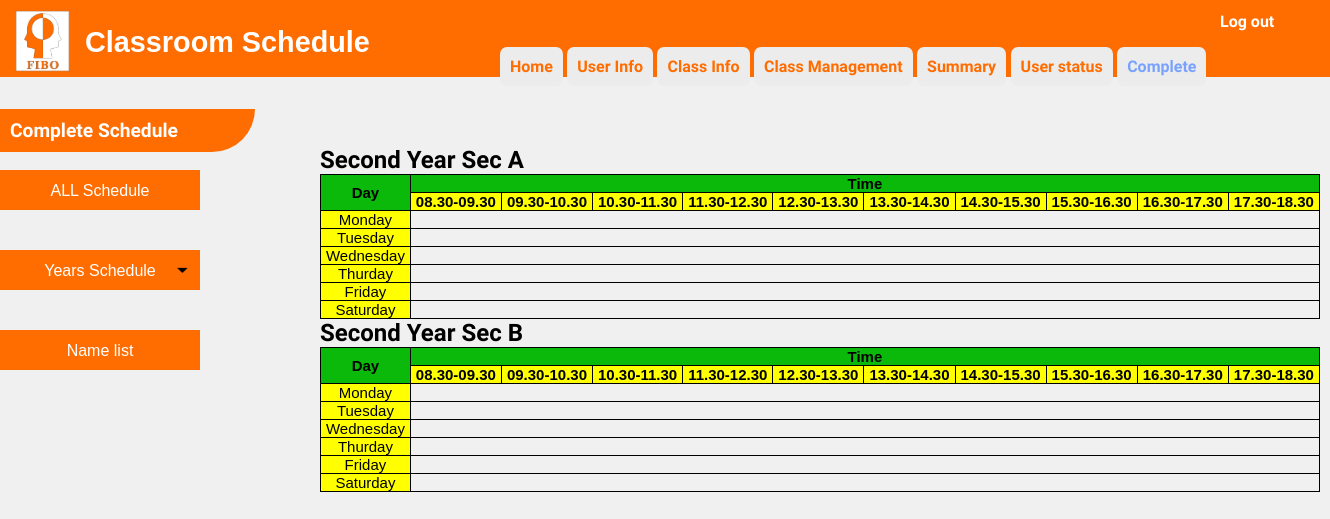
/admin7-b2.php, run on an earlier commit of the app's database.
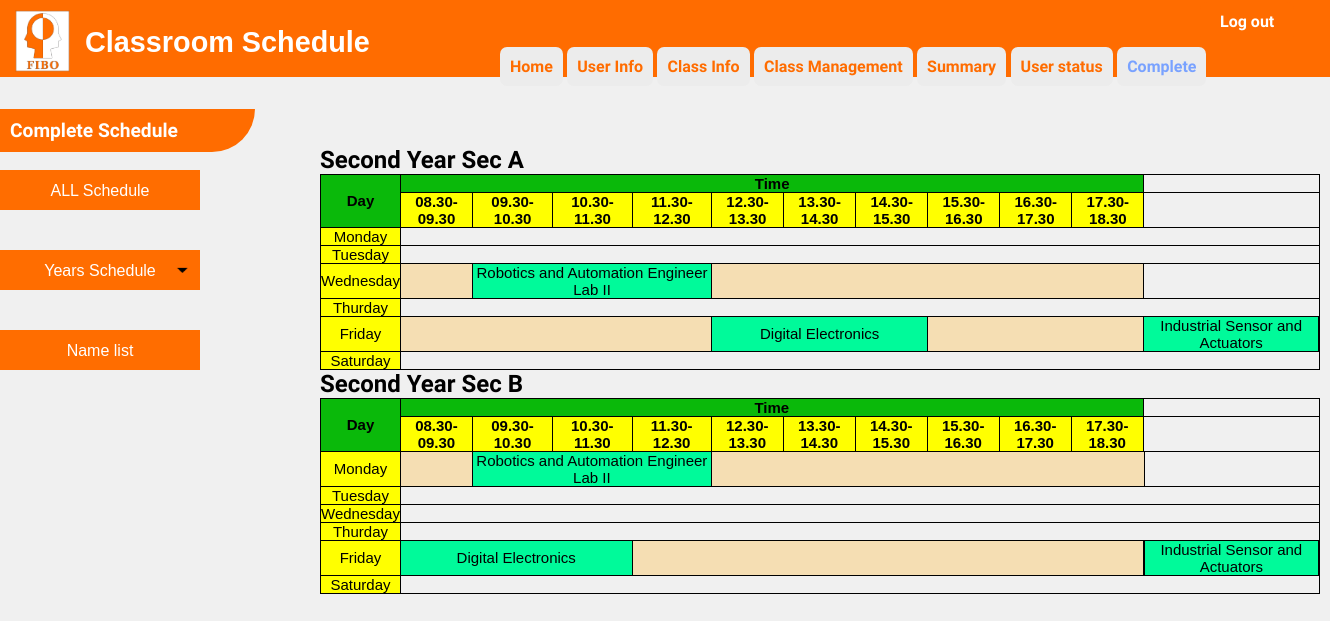
And on a later commit of the database.
### tables this page shows
CREATE TABLE `table_subject_description_output` (
  `No` int(100) NOT NULL,
  `subject_level` varchar(100) NOT NULL,
  `subject_code` varchar(100) NOT NULL,
  `subject_name` varchar(100) NOT NULL,
  `subject_hour_per_week` varchar(100) NOT NULL,
  `subject_hour_per_day` varchar(100) NOT NULL,
  `subject_sec` varchar(100) NOT NULL,
  `Day` varchar(100) NOT NULL,
  `start_time` varchar(100) NOT NULL
);

### admin7-b2.php (the view, shortened to what the changed rows need)
<?php
      require 'dbconfig/config.php';
?>
<!DOCTYPE html>
<html lang="en">
  <head>
    <link rel="stylesheet" type="text/css" href="css/admin7-1.css">
    <link rel="stylesheet" type="text/css" href="css/admin7-2.css">
  </head>
  <body >
        <div  style="margin-top: -300px; margin-left: 320px" class="show">
        <h1>Second Year Sec A</h1>
            <table>
            <tr class="head">
                <th rowspan="2">
                    Day
                </th>
                <th colspan="10">
                    Time
                </th>
            </tr>
            <tr  class="head-time">
                <th>
                    08.30-09.30
                </th>
                <th>
                    09.30-10.30
                </th>
                <th>
                    10.30-11.30
                </th>
                <th>
                    11.30-12.30
                </th>
                <th>
                    12.30-13.30
                </th>
                <th>
                    13.30-14.30
                </th>
                <th>
                    14.30-15.30
                </th>
                <th>
                    15.30-16.30
                </th>
                <th>
                    16.30-17.30
                </th>
                <th>
                    17.30-18.30
                </th>
            </tr>
            <tr>
                <td style="background-color: yellow">
                    Wednesday
                </td>
                <?php
                    $sql = "SELECT * FROM table_subject_description_output";
                    $smyData = mysqli_query($con, $sql);
                    while($row = mysqli_fetch_array($smyData)) {
                        $hour = (int)$row['subject_hour_per_day'];
                        $time = (int)$row['start_time'];
                        if($row['subject_level'] == "2" ) {
                            if($row['subject_sec'] == "A") {
                                if($row['Day'] == "2"){
                                    if($time > 0 && $time < 99) {
                                        echo "<td style='background-color: wheat;' colspan='$time'></td>";
                                        echo "<td style='background-color: #00FA9A' colspan='$hour'>" . $row['subject_name'] . "</td>";
                                        echo "<td style='background-color: wheat;' colspan='10-$time'></td>";
                                    }
                                }
                            }
                        }
                    }
                ?>
            </tr>
            <tr>
                <td style="background-color: yellow">
                    Friday
                </td>
                <?php
                    $sql = "SELECT * FROM table_subject_description_output";
                    $smyData = mysqli_query($con, $sql);
                    while($row = mysqli_fetch_array($smyData)) {
                        $hour = (int)$row['subject_hour_per_day'];
                        $time = (int)$row['start_time'];
                        if($row['subject_level'] == "2" ) {
                            if($row['subject_sec'] == "A") {
                                if($row['Day'] == "4"){
                                    if($time > 0 && $time < 99) {
                                        echo "<td style='background-color: wheat;' colspan='$time'></td>";
                                        echo "<td style='background-color: #00FA9A' colspan='$hour'>" . $row['subject_name'] . "</td>";
                                        echo "<td style='background-color: wheat;' colspan='10-$time'></td>";
                                    }
                                    else if($time == 0) {
                                        echo "<td style='background-color: #00FA9A' colspan='$hour'>" . $row['subject_name'] . "</td>";
                                    }
                                    else if($time == 99) {
                                        echo "<td style='background-color: wheat;' colspan='10'></td>";
                                    }
                                }
                            }
                        }
                    }
                ?>
            </tr>
            </table>
            <h1>Second Year Sec B</h1>
            <table>
            <tr class="head">
                <th rowspan="2">
                    Day
                </th>
                <th colspan="10">
                    Time
                </th>
            </tr>
            <tr  class="head-time">
                <th>
                    08.30-09.30
                </th>
                <th>
                    09.30-10.30
                </th>
                <th>
                    10.30-11.30
                </th>
                <th>
                    11.30-12.30
                </th>
                <th>
                    12.30-13.30
                </th>
                <th>
                    13.30-14.30
                </th>
                <th>
                    14.30-15.30
                </th>
                <th>
                    15.30-16.30
                </th>
                <th>
                    16.30-17.30
                </th>
                <th>
                    17.30-18.30
                </th>
            </tr>
            <tr>
                <td style="background-color: yellow">
                    Monday
                </td>
                <?php
                    $sql = "SELECT * FROM table_subject_description_output";
                    $smyData = mysqli_query($con, $sql);
                    while($row = mysqli_fetch_array($smyData)) {
                        $hour = (int)$row['subject_hour_per_day'];
                        $time = (int)$row['start_time'];
                        if($row['subject_level'] == "2" ) {
                            if($row['subject_sec'] == "B") {
                                if($row['Day'] == "0"){
                                    if($time > 0 && $time < 99) {
                                        echo "<td style='background-color: wheat;' colspan='$time'></td>";
                                        echo "<td style='background-color: #00FA9A' colspan='$hour'>" . $row['subject_name'] . "</td>";
                                        echo "<td style='background-color: wheat;' colspan='10-$time'></td>";
                                    }
                                }
                            }
                        }
                    }
                ?>
            </tr>
            <tr>
                <td style="background-color: yellow">
                    Friday
                </td>
                <?php
                    $sql = "SELECT * FROM table_subject_description_output";
                    $smyData = mysqli_query($con, $sql);
                    while($row = mysqli_fetch_array($smyData)) {
                        $hour = (int)$row['subject_hour_per_day'];
                        $time = (int)$row['start_time'];
                        if($row['subject_level'] == "2" ) {
                            if($row['subject_sec'] == "B") {
                                if($row['Day'] == "4"){
                                    if($time > 0 && $time < 99) {
                                        echo "<td style='background-color: #00FA9A' colspan='$hour'>" . $row['subject_name'] . "</td>";
                                    }
                                    else if($time == 0) {
                                        echo "<td style='background-color: #00FA9A' colspan='$hour'>" . $row['subject_name'] . "</td>";
                                        echo "<td style='background-color: wheat;' colspan='10-$time'></td>";
                                    }
                                    else if($time == 99) {
                                        echo "<td style='background-color: wheat;' colspan='10'></td>";
                                    }
                                }
                            }
                        }
                    }
                ?>
            </tr>
            </table>
  </body>
</html>

What changed in the data, as far as the page shows it:
now on this page (row edited): table_subject_description_output: subject_name "Robotics and Automation Engineer Lab II", shown under "Second Year Sec A"
now on this page (row edited): table_subject_description_output: subject_name "Digital Electronics"
now on this page (row edited): table_subject_description_output: subject_name "Industrial Sensor and Actuators"
now on this page (row edited): table_subject_description_output: subject_name "Robotics and Automation Engineer Lab II", shown under "Second Year Sec B"
now on this page (row edited): table_subject_description_output: subject_name "Digital Electronics"
now on this page (row edited): table_subject_description_output: subject_name "Industrial Sensor and Actuators"
